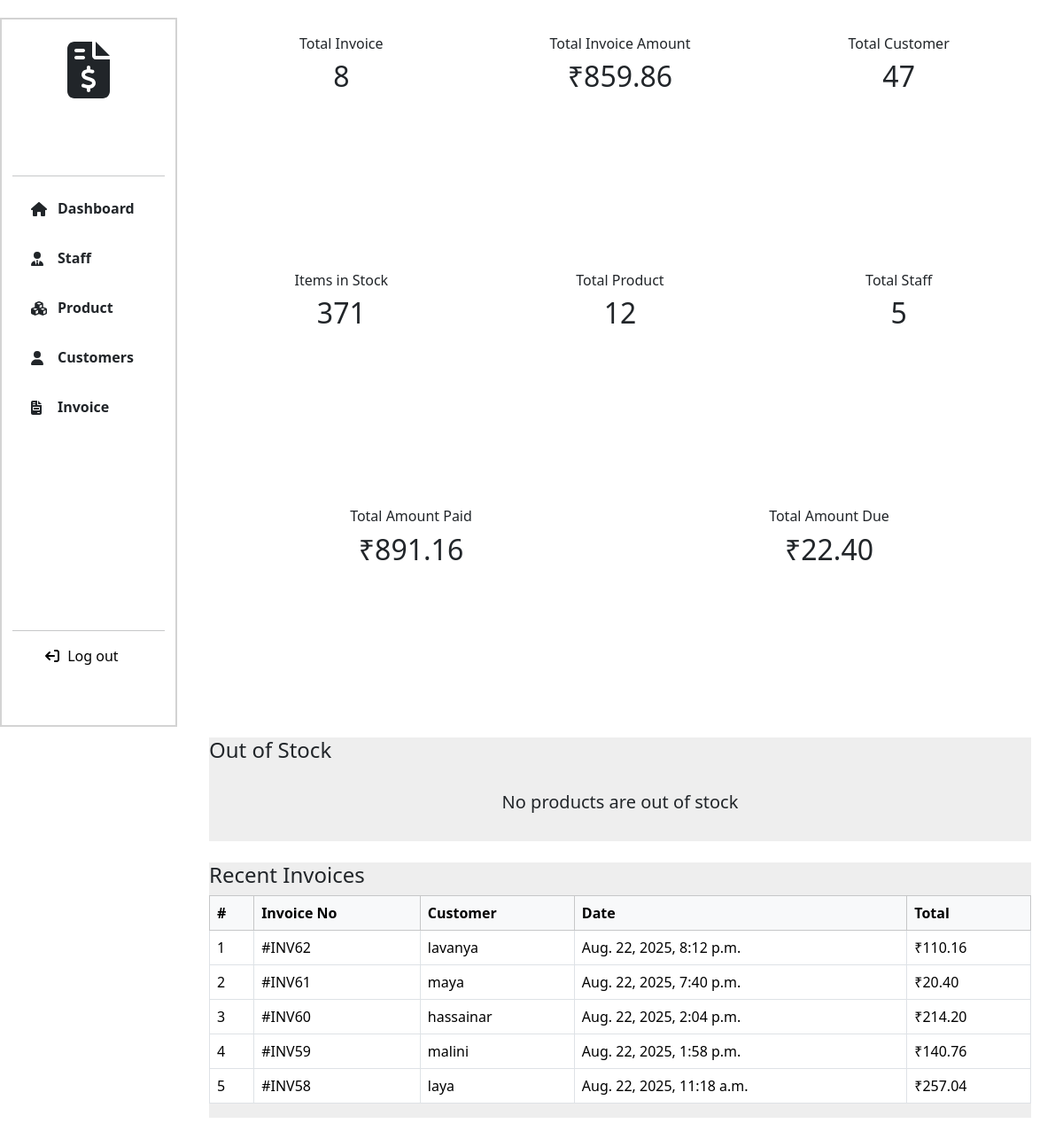
The page /dashboard/ (signed in) on the database its author committed.
### Billing_App/models.py (models this page shows, shortened)
class Invoice(models.Model):
    customer = models.ForeignKey(Customer, on_delete=models.CASCADE)
    staff = models.ForeignKey(User, on_delete=models.CASCADE)
    date = models.DateTimeField(auto_now_add=True)
    gst_percentage = models.IntegerField(default=2)
    gst = models.DecimalField(max_digits=5, decimal_places=2, default=0.00)
    total = models.DecimalField(max_digits=15, decimal_places=2, default=0)
    grand_total = models.DecimalField(max_digits=15, default=0, decimal_places=2)
    amount_paid = models.DecimalField(max_digits=10, decimal_places=2, default=0.00)
    amount_due = models.DecimalField(max_digits=10, decimal_places=2, default=0.00)
    notes = models.TextField(blank=True, null=True)
    payment_method = models.CharField(
        max_length=50,
        choices=[
            ('cash', 'Cash'),
            ('card', 'Card'),
            ('upi', 'UPI'),
            ('bank_transfer', 'Bank Transfer'),
        ],
        default='cash'
    )

class Customer(models.Model):
    fullname = models.CharField(max_length=255)
    phone=models.IntegerField(unique=True)
    address = models.TextField()
    wallet = models.DecimalField(max_digits=10, decimal_places=2, default=Decimal('0.00'))
    credit_limit = models.DecimalField(max_digits=10, decimal_places=2, default=Decimal('1000.00'))

### Billing_App/views.py (the view)
# urls.py: path('dashboard/', views.dashboard, name='dashboard'),
@never_cache
@login_required
def dashboard(request):
    context = {
        "invoices": Invoice.objects.count(),
        "customers": Customer.objects.count(),
        "products_count": Product.objects.count(),
        "staffs": User.objects.filter(is_staff=True).count(),
        "total_invoice_amount": Invoice.objects.aggregate(total=Sum('grand_total'))['total'] or 0,
        "total_amount_paid": Invoice.objects.aggregate(total=Sum('amount_paid'))['total'] or 0,
        "total_amount_due": Invoice.objects.aggregate(total=Sum('amount_due'))['total'] or 0,
        "stocks": Product.objects.aggregate(total_stock=Sum('stock'))['total_stock'] or 0,
        "recent_invoice": Invoice.objects.order_by('-id')[:5],
        "products_lt10": Product.objects.filter(stock__lt=10),
    }
    return render(request, "dashboard.html", context)

### templates/dashboard.html (shortened to what this page needs)
{% extends 'navbar.html' %}
{% load static %}
{% block styles %}
<link rel="stylesheet" href="{% static 'css/product.css' %}">
{% endblock %}
{% block content %}
<div class="col-lg-10 col-md-9 col-sm-9 page-col">
    <div class="dashboard-content p-4">
        <div class="row g-3">
            <div class="col-md-6 col-lg-4">
                <div class="dashboard-box text-center">
                    <div class="box-content">
                        <h6>Total Invoice</h6>
                        <h2>{{ invoices }}</h2>
                    </div>
                </div>
            </div>
            <div class="col-md-6 col-lg-4">
                <div class="dashboard-box text-center">
                    <div class="box-content">
                        <h6>Total Invoice Amount</h6>
                        <h2>₹{{ total_invoice_amount|floatformat:2 }}</h2>
                    </div>
                </div>
            </div>
            <div class="col-md-6 col-lg-4">
                <div class="dashboard-box text-center">
                    <div class="box-content">
                        <h6>Total Customer</h6>
                        <h2>{{ customers }}</h2>
                    </div>
                </div>
            </div>
            <div class="col-md-6 col-lg-4">
                <div class="dashboard-box text-center">
                    <div class="box-content">
                        <h6>Items in Stock</h6>
                        <h2>{{ stocks }}</h2>
                    </div>
                </div>
            </div>
            <div class="col-md-6 col-lg-4">
                <div class="dashboard-box text-center">
                    <div class="box-content">
                        <h6>Total Product</h6>
                        <h2>{{ products_count }}</h2>
                    </div>
                </div>
            </div>
            <div class="col-md-6 col-lg-4">
                <div class="dashboard-box text-center">
                    <div class="box-content">
                        <h6>Total Staff</h6>
                        <h2>{{ staffs }}</h2>
                    </div>
                </div>
            </div>
            <div class="col-md-6">
                <div class="dashboard-box text-center">
                    <div class="box-content">
                        <h6>Total Amount Paid</h6>
                        <h2>₹{{ total_amount_paid|floatformat:2 }}</h2>
                    </div>
                </div>
            </div>
            <div class="col-md-6">
                <div class="dashboard-box text-center">
                    <div class="box-content">
                        <h6>Total Amount Due</h6>
                        <h2>₹{{ total_amount_due|floatformat:2 }}</h2>
                    </div>
                </div>
            </div>
        </div>
        <div class="recent-invoice mt-4">
            <h4>Out of Stock</h4>
            <div class="invoice-content">
                {% if products_lt10 %}
                    <div class="table-responsive">
                        <table class="table table-hover table-bordered align-middle">
                            <thead class="table-light">
                                <tr>
                                    <th>#</th>
                                    <th>Product ID</th>
                                    <th>Name</th>
                                    <th>Stock</th>
                                    <th>Updated at</th>
                                    <th>Action</th>
                                </tr>
                            </thead>
                            <tbody>
                                {% for product in products_lt10 %}
                                    <tr>
                                        <td>{{ forloop.counter }}</td>
                                        <td>{{ product.product_id }}</td>
                                        <td>{{ product.name }}</td>
                                        <td>{{ product.stock }}</td>
                                        <td>{{ product.updated_at }}</td>
                                        <td>
                                            <a href="{% url 'update_product' product.id %}"
                                               class="btn btn-outline-primary btn-sm w-100"
                                               style="background-color: #1d4876;border: none;color: white;">View</a>
                                        </td>
                                    </tr>
                                {% endfor %}
                            </tbody>
                        </table>
                    </div>
                {% else %}
                    <div class="p-4 text-center">
                        <h5>No products are out of stock</h5>
                    </div>
                {% endif %}
            </div>
        </div>
        <div class="recent-invoice mt-4">
            <h4>Recent Invoices</h4>
            <div class="invoice-content">
                {% if recent_invoice %}
                    <div class="table-responsive">
                        <table class="table table-hover table-bordered align-middle">
                            <thead class="table-light">
                                <tr>
                                    <th>#</th>
                                    <th>Invoice No</th>
                                    <th>Customer</th>
                                    <th>Date</th>
                                    <th>Total</th>
                                </tr>
                            </thead>
                            <tbody>
                                {% for invoice in recent_invoice %}
                                    <tr>
                                        <td>{{ forloop.counter }}</td>
                                        <td>#INV{{ invoice.id }}</td>
                                        <td>{{ invoice.customer.fullname }}</td>
                                        <td>{{ invoice.date }}</td>
                                        <td>₹{{ invoice.grand_total|floatformat:2 }}</td>
                                    </tr>
                                {% endfor %}
                            </tbody>
                        </table>
                    </div>
                {% else %}
                    <div class="p-4 text-center">
                        <h5>No invoices found</h5>
                    </div>
                {% endif %}
            </div>
        </div>
    </div>
</div>
{% endblock %}

### static/css/index.css (style rules this page uses)
body { margin: 0px; padding: 0px; box-sizing: border-box; }

### static/css/style.css (style rules this page uses)
.table-responsive { width: 100%; overflow-x: auto; }
.row { height: 100vh; }
.page-col { background-color: white; margin-left: auto; }
.dashboard-content .dashboard-box { text-align: center; height: 25vh; }
.dashboard-box .box-content { background-color: #fff; margin: auto; padding: 1rem; height: 20vh; }
.recent-invoice { background-color: #eee; }

### static/css/product.css (style rules this page uses)
.table-responsive { width: 100%; overflow-x: auto; }

### rows shown on the page
Invoice: id "62", customer.fullname "lavanya", date "Aug. 22, 2025, 8:12 p.m.", grand_total "110.16"
Invoice: id "61", customer.fullname "maya", date "Aug. 22, 2025, 7:40 p.m.", grand_total "20.40"
Invoice: id "60", customer.fullname "hassainar", date "Aug. 22, 2025, 2:04 p.m.", grand_total "214.20"
Invoice: id "59", customer.fullname "malini", date "Aug. 22, 2025, 1:58 p.m.", grand_total "140.76"
Invoice: id "58", customer.fullname "laya", date "Aug. 22, 2025, 11:18 a.m.", grand_total "257.04"

### other values the page prints
{{ invoices }} "8"
{{ total_invoice_amount|floatformat:2 }} "859.86"
{{ customers }} "47"
{{ stocks }} "371"
{{ products_count }} "12"
{{ staffs }} "5"
{{ total_amount_paid|floatformat:2 }} "891.16"
{{ total_amount_due|floatformat:2 }} "22.40"
